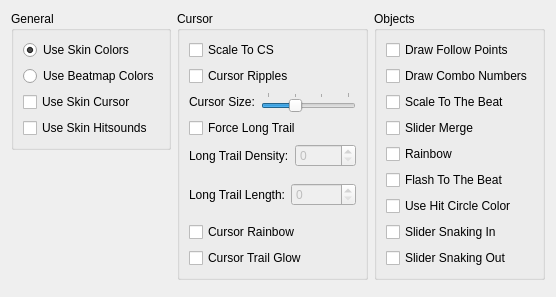
            <widget class="QWidget" name="skinSettings">
             <attribute name="title">
              <string>Skin</string>
             </attribute>
             <layout class="QGridLayout" name="gridLayout_19">
              <item row="0" column="0">
               <layout class="QGridLayout" name="skinSettingsGridLayout">
                <item row="0" column="0">
                 <widget class="QGroupBox" name="skinGeneralGroupBox">
                  <property name="title">
                   <string>General</string>
                  </property>
                  <layout class="QGridLayout" name="gridLayout_16">
                   <item row="0" column="0">
                    <layout class="QVBoxLayout" name="skinGeneralVerticalLayout">
                     <item>
                      <widget class="QRadioButton" name="useSkinColorsRadioButton">
                       <property name="text">
                        <string>Use Skin Colors</string>
                       </property>
                       <property name="checked">
                        <bool>true</bool>
                       </property>
                       <attribute name="buttonGroup">
                        <string notr="true">useSkinOrBeatmapColorsButtonGroup</string>
                       </attribute>
                      </widget>
                     </item>
                     <item>
                      <widget class="QRadioButton" name="useBeatmapColorsRadioButton">
                       <property name="text">
                        <string>Use Beatmap Colors</string>
                       </property>
                       <attribute name="buttonGroup">
                        <string notr="true">useSkinOrBeatmapColorsButtonGroup</string>
                       </attribute>
                      </widget>
                     </item>
                     <item>
                      <widget class="QCheckBox" name="useSkinCursorCheckBox">
                       <property name="toolTip">
                        <string>If disabled, Danser cursor will be used.</string>
                       </property>
                       <property name="text">
                        <string>Use Skin Cursor</string>
                       </property>
                      </widget>
                     </item>
                     <item>
                      <widget class="QCheckBox" name="useSkinHitsoundsCheckBox">
                       <property name="text">
                        <string>Use Skin Hitsounds</string>
                       </property>
                      </widget>
                     </item>
                    </layout>
                   </item>
                  </layout>
                 </widget>
                </item>
                <item row="0" column="1" rowspan="2">
                 <widget class="QGroupBox" name="cursorGroupBox">
                  <property name="title">
                   <string>Cursor</string>
                  </property>
                  <layout class="QGridLayout" name="gridLayout_15">
                   <item row="0" column="0">
                    <layout class="QVBoxLayout" name="cursorVerticalLayout">
                     <item>
                      <widget class="QCheckBox" name="scaleToCSCheckBox">
                       <property name="text">
                        <string>Scale To CS</string>
                       </property>
                      </widget>
                     </item>
                     <item>
                      <widget class="QCheckBox" name="cursorRipplesCheckBox">
                       <property name="toolTip">
                        <string>Waves will appear below where the player clicked</string>
                       </property>
                       <property name="text">
                        <string>Cursor Ripples</string>
                       </property>
                      </widget>
                     </item>
                     <item>
                      <layout class="QGridLayout" name="cursorSizeGridLayout">
                       <item row="0" column="1">
                        <widget class="QLabeledDoubleSlider" name="cursorSizeSlider">
                         <property name="minimum">
                          <number>50</number>
                         </property>
                         <property name="maximum">
                          <number>200</number>
                         </property>
                         <property name="pageStep">
                          <number>50</number>
                         </property>
                         <property name="value">
                          <number>100</number>
                         </property>
                         <property name="orientation">
                          <enum>Qt::Horizontal</enum>
                         </property>
                         <property name="tickPosition">
                          <enum>QSlider::TicksAbove</enum>
                         </property>
                         <property name="tickInterval">
                          <number>50</number>
                         </property>
                        </widget>
                       </item>
                       <item row="0" column="0">
                        <widget class="QLabel" name="cursorSizeLabel">
                         <property name="text">
                          <string>Cursor Size:</string>
                         </property>
                        </widget>
                       </item>
                      </layout>
                     </item>
                     <item>
                      <layout class="QVBoxLayout" name="forceLongTrailVerticalLayout">
                       <item>
                        <widget class="QCheckBox" name="forceLongTrailCheckBox">
                         <property name="text">
                          <string>Force Long Trail</string>
                         </property>
                        </widget>
                       </item>
                       <item>
                        <layout class="QFormLayout" name="longTrailDensityFormLayout">
                         <item row="0" column="0">
                          <widget class="QLabel" name="longTrailDensityLabel">
                           <property name="text">
                            <string>Long Trail Density:</string>
                           </property>
                          </widget>
                         </item>
                         <item row="0" column="1">
                          <widget class="QSpinBox" name="longTrailDensitySpinBox">
                           <property name="enabled">
                            <bool>false</bool>
                           </property>
                           <property name="minimum">
                            <number>0</number>
                           </property>
                           <property name="maximum">
                            <number>10000</number>
                           </property>
                          </widget>
                         </item>
                        </layout>
                       </item>
                       <item>
                        <layout class="QFormLayout" name="longTrailLengthFormLayout">
                         <item row="0" column="0">
                          <widget class="QLabel" name="longTrailLengthLabel">
                           <property name="text">
                            <string>Long Trail Length:</string>
                           </property>
                          </widget>
                         </item>
                         <item row="0" column="1">
                          <widget class="QSpinBox" name="longTrailLengthSpinBox">
                           <property name="enabled">
                            <bool>false</bool>
                           </property>
                           <property name="minimum">
                            <number>0</number>
                           </property>
                           <property name="maximum">
                            <number>10000</number>
                           </property>
                          </widget>
                         </item>
                        </layout>
                       </item>
                      </layout>
                     </item>
                     <item>
                      <widget class="QCheckBox" name="cursorRainbowCheckBox">
                       <property name="text">
                        <string>Cursor Rainbow</string>
                       </property>
                      </widget>
                     </item>
                     <item>
                      <widget class="QCheckBox" name="cursorTrailGlowCheckBox">
                       <property name="text">
                        <string>Cursor Trail Glow</string>
                       </property>
                      </widget>
                     </item>
                    </layout>
                   </item>
                  </layout>
                 </widget>
                </item>
                <item row="1" column="0" rowspan="2">
                 <widget class="QWidget" name="empty_widget_3" native="true"/>
                </item>
                <item row="0" column="2" rowspan="2">
                 <widget class="QGroupBox" name="objectsGroupBox">
                  <property name="title">
                   <string>Objects</string>
                  </property>
                  <layout class="QGridLayout" name="gridLayout_14">
                   <item row="0" column="0">
                    <layout class="QVBoxLayout" name="objectsVerticalLayout">
                     <item>
                      <widget class="QCheckBox" name="drawFollowPointsCheckBox">
                       <property name="toolTip">
                        <string>The lines between circles, basically</string>
                       </property>
                       <property name="text">
                        <string>Draw Follow Points</string>
                       </property>
                      </widget>
                     </item>
                     <item>
                      <widget class="QCheckBox" name="drawComboNumbersCheckBox">
                       <property name="toolTip">
                        <string>The number inside circles / sliders</string>
                       </property>
                       <property name="text">
                        <string>Draw Combo Numbers</string>
                       </property>
                      </widget>
                     </item>
                     <item>
                      <widget class="QCheckBox" name="scaleToTheBeatCheckBox">
                       <property name="toolTip">
                        <string>Sliders and circles will bounce to the rhythm of the music</string>
                       </property>
                       <property name="text">
                        <string>Scale To The Beat</string>
                       </property>
                      </widget>
                     </item>
                     <item>
                      <widget class="QCheckBox" name="sliderMergeCheckBox">
                       <property name="toolTip">
                        <string>Merges sliders, can be nice for some type of maps but it is not something you'd see in osu!</string>
                       </property>
                       <property name="text">
                        <string>Slider Merge</string>
                       </property>
                      </widget>
                     </item>
                     <item>
                      <widget class="QCheckBox" name="objectsRainbowCheckBox">
                       <property name="toolTip">
                        <string>Makes the sliders and circles rainbow! Enabling this will override &quot;Use skin combo colors&quot; and &quot;Use beatmap combo colors&quot;</string>
                       </property>
                       <property name="text">
                        <string>Rainbow</string>
                       </property>
                      </widget>
                     </item>
                     <item>
                      <widget class="QCheckBox" name="flashToTheBeatCheckBox">
                       <property name="toolTip">
                        <string>Sliders and circles will flash to the beat!</string>
                       </property>
                       <property name="text">
                        <string>Flash To The Beat</string>
                       </property>
                      </widget>
                     </item>
                     <item>
                      <widget class="QCheckBox" name="useHitCircleColorCheckBox">
                       <property name="text">
                        <string>Use Hit Circle Color</string>
                       </property>
                      </widget>
                     </item>
                     <item>
                      <widget class="QCheckBox" name="sliderSnakingInCheckBox">
                       <property name="text">
                        <string>Slider Snaking In</string>
                       </property>
                      </widget>
                     </item>
                     <item>
                      <widget class="QCheckBox" name="sliderSnakingOutCheckBox">
                       <property name="text">
                        <string>Slider Snaking Out</string>
                       </property>
                      </widget>
                     </item>
                    </layout>
                   </item>
                  </layout>
                 </widget>
                </item>
               </layout>
              </item>
             </layout>
            </widget>
